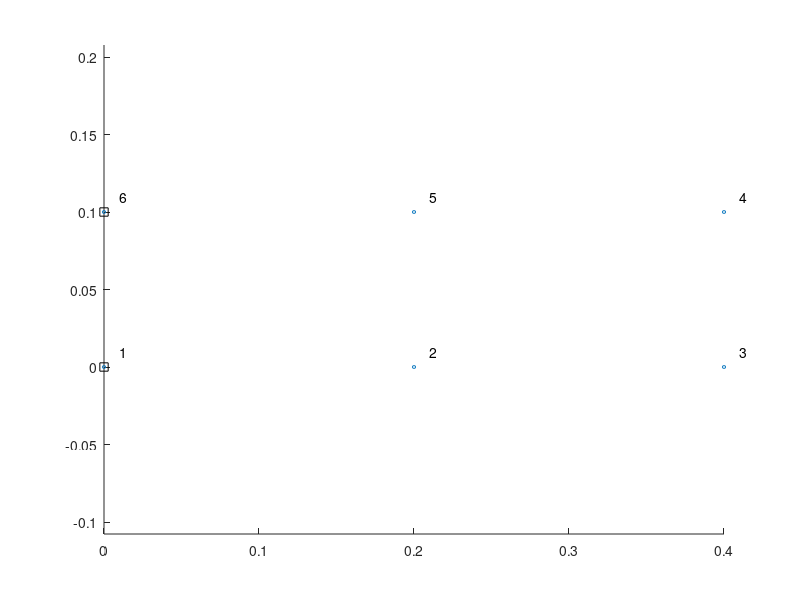

Write MATLAB code to recreate this figure. (Note: this script raises an error after producing the figure.)
%++++++++++++++++++++++++++++++++++++++++++++++++++++++++++++++++
% Static  Analysis for isotropic materials by FEM.
%+++++++++++++++++++++++++++++++++++++++++++++++++++++++++++++++++ 

%% ---------------------------------------
clear all; clc; close all;

%% GLOBAL VARIABLES
global node element 

%% Geometry
global L D
L = 0.2;
D = 0.1;

%% Material properties: isotropic 
global E nu C stressState
E  = 2e11 ;
nu = 0.3 ;
stressState = 'PLANE_STRESS';

if ( strcmp(stressState,'PLANE_STRESS') )
    C = E/(1-nu^2)*[ 1   nu 0;
        nu  1  0 ;
        0   0  0.5*(1-nu) ];
else
    C = E/(1+nu)/(1-2*nu)*[ 1-nu  nu  0;
        nu    1-nu 0;
        0     0  0.5-nu ];
end

%% Loading
global sigmato
sigmato = -20e6;

%% Meshing
elemType = 'Q4' ;
node = [0 0; L 0; 2*L 0; 2*L D; L D; 0 D];
element = [1 2 5 6; 2 3 4 5];

%% compute number of nodes, of elements, boundaries
numNode = size(node,1);
numElem = size(element,1);

% define essential boundaries
leftNodes = [1; 6];
topNodes = [5; 6];

%% Plot mesh
figure
hold on
axis equal
scatter(node(:,1),node(:,2),5);
plot(node(leftNodes,1),node(leftNodes,2),'ks');
for i = 1:numNode
   text(node(i,1)+L/20,node(i,2)+L/20,num2str(i));    
end

%% Initialize stiffness matrix, force vector

tDof = numNode*2; % 
K = zeros(tDof,tDof); % stiffness matrix
f = zeros(tDof,1); % loading vector

%% Stiffness matrix computation
order = 2;
% [W, Q] = quadrature(order,'GAUSS',2); % 2, standard element
W = [1; 1; 1; 1];
Q = [+1/sqrt(3) +1/sqrt(3);
     +1/sqrt(3) -1/sqrt(3);
     -1/sqrt(3) +1/sqrt(3);
     -1/sqrt(3) -1/sqrt(3)];


for iEle = 1 : numElem
    nEle = element(iEle,:); % element connectivity
    nn   = 4;

    % Stiffness matrix Ke = B^T C B
    
    for k = 1 : nn
        indexK(2*k-1) = 2*nEle(k)-1 ;
        indexK(2*k)   = 2*nEle(k)   ;
    end
    
    ke = zeros(8,8);
    for iGp = 1 : size(W,1)
        pt = Q(iGp,:);                             % quadrature point
        % B matrix
        [N,dNdxi] = lagrange_basis(elemType,pt);
        J0 = node(nEle,:)'*dNdxi;
        invJ0 = inv(J0);
        dNdx  = dNdxi*invJ0;                      % derivatives of N w.r.t XY
        
        Bfem = zeros(3,2*nn);
        Bfem(1,1:2:2*nn)  = dNdx(:,1)' ;
        Bfem(2,2:2:2*nn)  = dNdx(:,2)' ;
        Bfem(3,1:2:2*nn)  = dNdx(:,2)' ;
        Bfem(3,2:2:2*nn)  = dNdx(:,1)' ;
        
        % Stiffness matrix
        ke = ke + Bfem'*C*Bfem*W(iGp)*det(J0);
    end                  % end of looping on GPs
    K(indexK,indexK) = K(indexK,indexK) + ke;
end                      % end of looping on elements

%% -------------------------------------
%  Transform these Gauss points to global coords for plotting
gp = [];
for iel = 1 : numElem
    sctr = element(iel,:);
    for igp = 1 : size(W,1)
        gpnt = Q(igp,:);
        [N,dNdxi]=lagrange_basis('Q4',gpnt);
        Gpnt = N' * node(sctr,:); % global GP
        gp = [gp;Gpnt];
    end
end
figure
hold on
scatter(node(:,1),node(:,2),20);
plot(gp(:,1),gp(:,2),'r+');
axis equal

%% FORCE VECTOR
% disp([num2str(toc),'   NODAL FORCE VECTOR COMPUTATION'])

w1D = [1; 1];
q1D = [1/sqrt(3); -1/sqrt(3)];
% The top edge is applied a traction along Y direction
for iF = 1:(length(topNodes)-1)
    sctr = [topNodes(iF) topNodes(iF+1)];
    indexF = sctr.*2 ;

    for q = 1:size(w1D,1)
        pt = q1D(q,:);
        wt = w1D(q);
        N  = lagrange_basis('L2',pt);
        J0 = abs(node(sctr(2))-node(sctr(1)))/2;
        f(indexF) = f(indexF) + N*(sigmato)*det(J0)*wt;
    end   % of quadrature loop
end       % of element loop


%%  ESSENTIAL BOUNDARY CONDITION

DOFClamped = [1 2 11 12];

Kred = K; 
fred = f;

Kred(DOFClamped,:) = [];
Kred(:,DOFClamped) = [];
fred(DOFClamped,:) = [];

%% SOLUTION OF EQUATIONS
% disp([num2str(toc),'   LINEAR SOLUTION'])
uTemp=Kred\fred;


u = zeros(2*numNode,1);
indexGlobal = [1:2*numNode]';
indexReduce = indexGlobal;
indexReduce(DOFClamped,:) = [];

u(indexReduce) = uTemp;

ux=u(1:2:length(u));
uy=u(2:2:length(u));

%% POST PROCESSING
% Plot numerical deformed configuration
figure
hold on
axis equal
colormap jet
scale = 1000;
for ie = 1:numElem
    iN = element(ie,:);
    fill(node(iN,1),node(iN,2),uy(iN));
end

%% Compute stress at nodes and plot
figure
hold on
axis equal
colormap jet
for ie = 1:numElem
    iN = element(ie,:);
    fill(node(iN,1),node(iN,2),node(iN,1),'EdgeColor', 'none');
end
